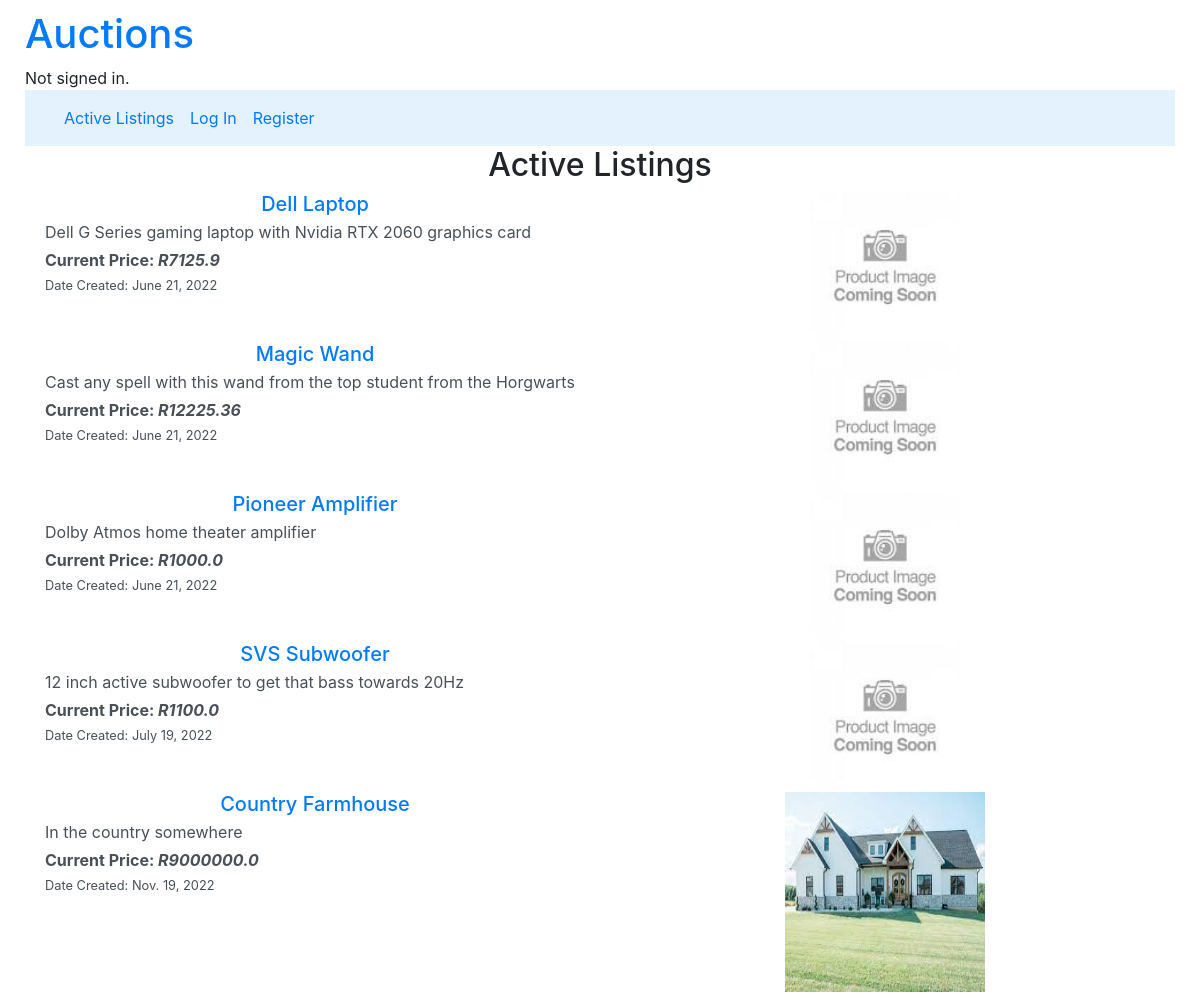
Before: / with the older database file.
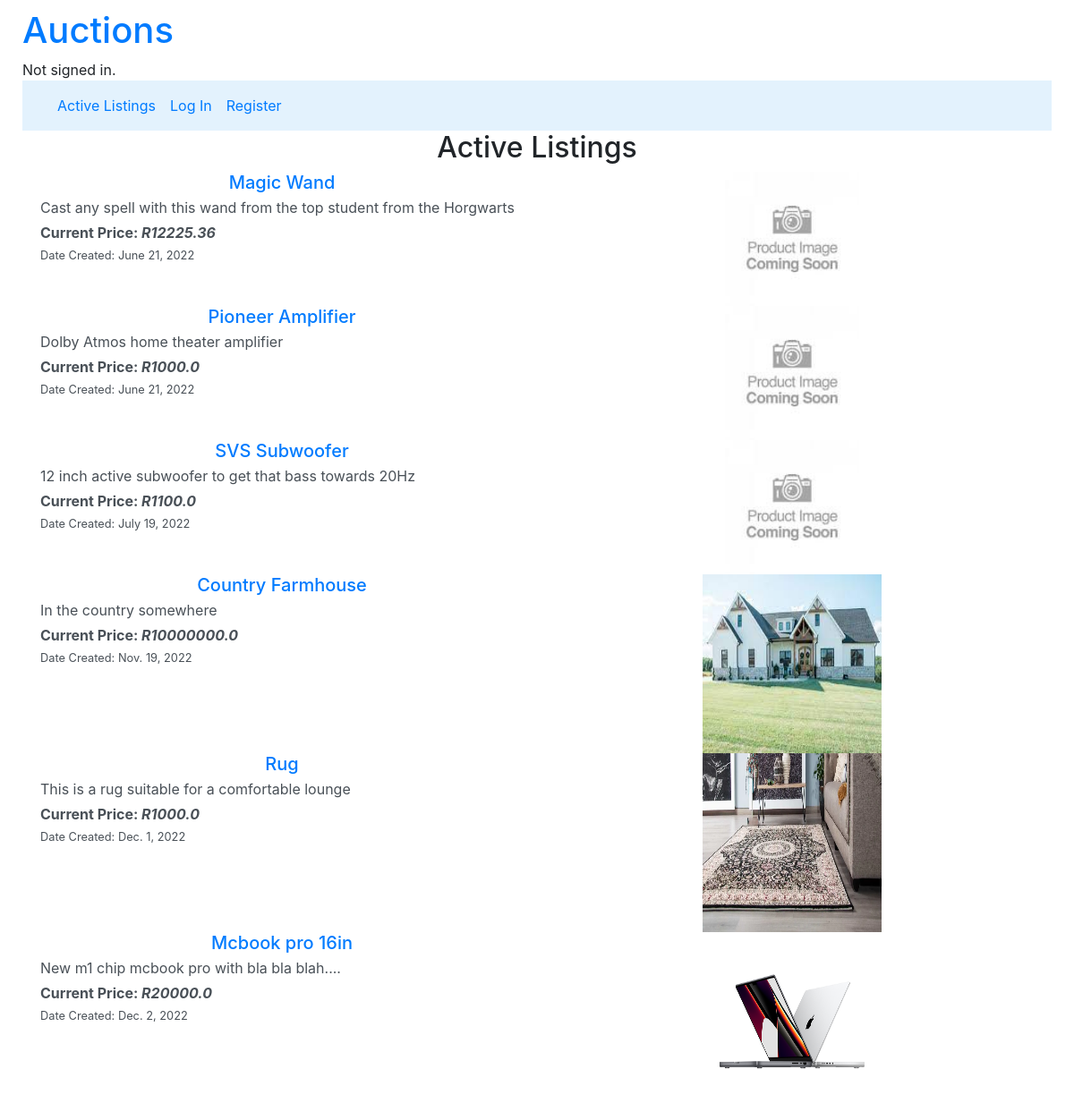
After: the same page with the newer database file.
### auctions/models.py (models this page shows, shortened)
class Listing(models.Model):
    title = models.CharField(max_length= 30)
    description = models.CharField(max_length= 200)
    creator = models.ForeignKey(User, on_delete=models.CASCADE, related_name="user", null=True)
    bid = models.ManyToManyField("Bid", related_name="current_bid", null=True)
    bidders = models.ManyToManyField(User, blank=True, related_name="buyers")
    pub_date = models.DateField(default=date.today)
    mod_date = models.DateField(default=date.today)
    comments = models.ManyToManyField("Comment", related_name="listing_comments", null=True, blank=True)
    category = models.ManyToManyField("Category", related_name="listing_category", null=True)
    active = models.BooleanField(default=True)
    winner = models.ForeignKey(User, on_delete=models.CASCADE, related_name="sold", null=True)
    listing_image = models.ImageField(null=True, blank=True, upload_to="Images/listings_pics")

### auctions/views.py (the view)
# urls.py: path("", views.index, name="index"),
def index(request):
    listings = Listing.objects.all()
    current = 0
    current_amount_list = []
    for listing in listings:
        if listing.active == True:
            current_amount = listing.offers.aggregate(Max('amount'))
            current = current_amount.get('amount__max')
            current_amount_list.append(current)
    return render(request, "auctions/index.html", {"listings": listings.annotate(max_bid_amount=Max('offers__amount')),
    "prices": current_amount_list})

### auctions/templates/auctions/index.html (shortened to what this page needs)
{% extends "auctions/layout.html" %}
{% load static %}
{% block body %}
    <h2 class="text-center">Active Listings</h2>
    {% for listing in listings %}
        {% if listing.active == True %}
            <div class="container-lg text-center">
                <div class="row">
                    <div class="col list-group-item-action">
                        <h5 class="mb-1"><a href="listings/{{listing.id}}">{{listing.title}}</a></h5>
                        <div class="description text-left">
                            <p class="mb-1">{{listing.description}}</p>
                        </div>
                        <div class="price text-left">
                            <strong>Current Price: <em>R{{listing.max_bid_amount}}</em></strong>
                        </div>
                        <div class="date text-left">
                            <small>Date Created: {{listing.pub_date}}</small>
                        </div>
                    </div>
                    <div class="col">
                        <div class="img-sm">
                            {% if listing.listing_image %}
                                <img src="{{listing.listing_image.url}}" alt="product image" width="200" height="200">
                            {% else %}
                                <img src="{% static 'auctions/Images/product_images.jpg' %}" width="150" height="150" alt="Default profile picture">
                            {% endif %}
                        </div>
                    </div>
                </div>
            </div>
        {% endif %}
    {% endfor %}
{% endblock %}

### auctions/templates/auctions/layout.html (shortened to what this page needs)
{% load static %}
<!DOCTYPE html>
<html lang="en">
    <head>
        <link rel="stylesheet" href="https://stackpath.bootstrapcdn.com/bootstrap/4.4.1/css/bootstrap.min.css">
        <link href="{% static 'auctions/styles.css' %}" rel="stylesheet">
    </head>
    <div class="container-fluid">
        <body>
            <a href="{% url 'index' %}"><h1>Auctions</h1></a>
            <div>
                {% if user.is_authenticated %}
                    <h6 class="mb-1">Signed in as <strong>{{ user.username }}</strong>.</h5>
                {% else %}
                    Not signed in.
                {% endif %}
            </div>
            <nav class="navbar navbar-expand-lg navbar-light" style="background-color: #e3f2fd;">
                <div class="container-fluid">
                  <div class="collapse navbar-collapse" id="navbarNav">
                    <ul class="navbar-nav">
                        <li class="nav-item">
                            <a class="nav-link text-primary" href="{% url 'index' %}">Active Listings</a>
                        </li>
                        {% if user.is_authenticated %}
                            <li class="nav-item">
                                <a class="nav-link text-primary" href="{% url 'create' %}">Create Listing</a>
                            </li>
                            <li class="nav-item">
                                <a class="nav-link text-primary" href="{% url 'watchlist' %}">watchlist</a>
                            </li>
                            <li class="nav-item">
                                <a class="nav-link text-primary" href="{% url 'category' %}">Categories</a>
                            </li>
                            <li class="nav-item">
                                <a class="nav-link text-primary" href="{% url 'mylistings' %}">My Listings</a>
                            </li>
                            <li class="nav-item">
                                <a class="nav-link" href="{% url 'logout' %}">Log Out</a>
                            </li>
                        {% else %}
                            <li class="nav-item">
                                <a class="nav-link text-primary" href="{% url 'login' %}">Log In</a>
                            </li>
                            <li class="nav-item">
                                <a class="nav-link text-primary" href="{% url 'register' %}">Register</a>
                            </li>
                        {% endif %}
                    </ul>
                    <br>
                  </div>
                </div>
              </nav>
            {% block body %}
            {% endblock %}
        </body>
    </div>
</html>

### auctions/static/auctions/styles.css (style rules this page uses)
body { padding: 10px; }

Changed rows visible on the page:
no longer on this page (row edited): Listing: title "Dell Laptop", description "Dell G Series gaming laptop with Nvidia RTX 2060 graphics card", max_bid_amount "7125.9", pub_date "June 21, 2022", active True (drawn)
computed for Listing "Country Farmhouse": max_bid_amount "9000000.0" → "10000000.0"
added Listing: title "Rug", description "This is a rug suitable for a comfortable lounge", max_bid_amount "1000.0", pub_date "Dec. 1, 2022", listing_image (picture)
added Listing: title "Mcbook pro 16in", description "New m1 chip mcbook pro with bla bla blah....", max_bid_amount "20000.0", pub_date "Dec. 2, 2022", listing_image (picture)
